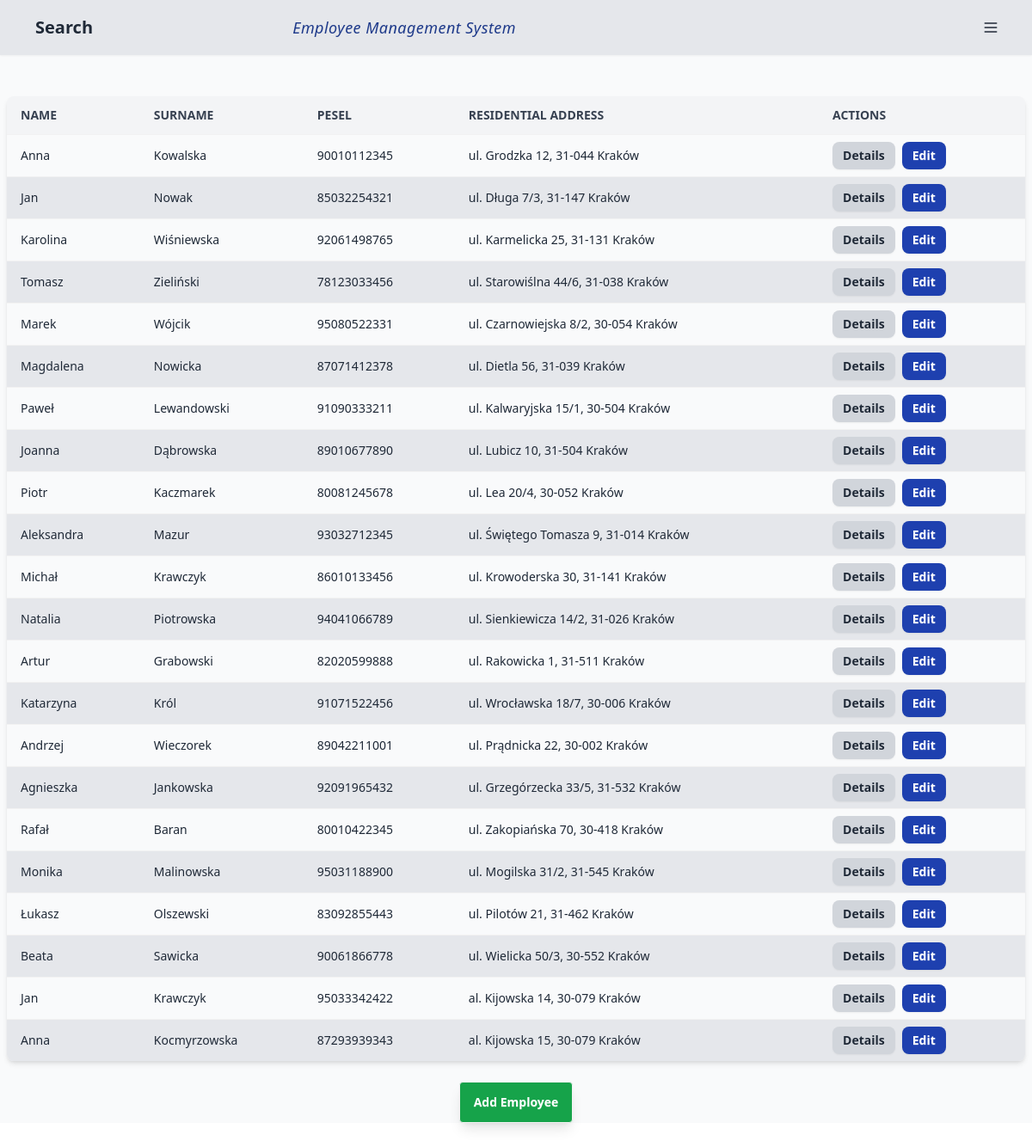
The page /employee_management_system/ on the database as committed earlier.
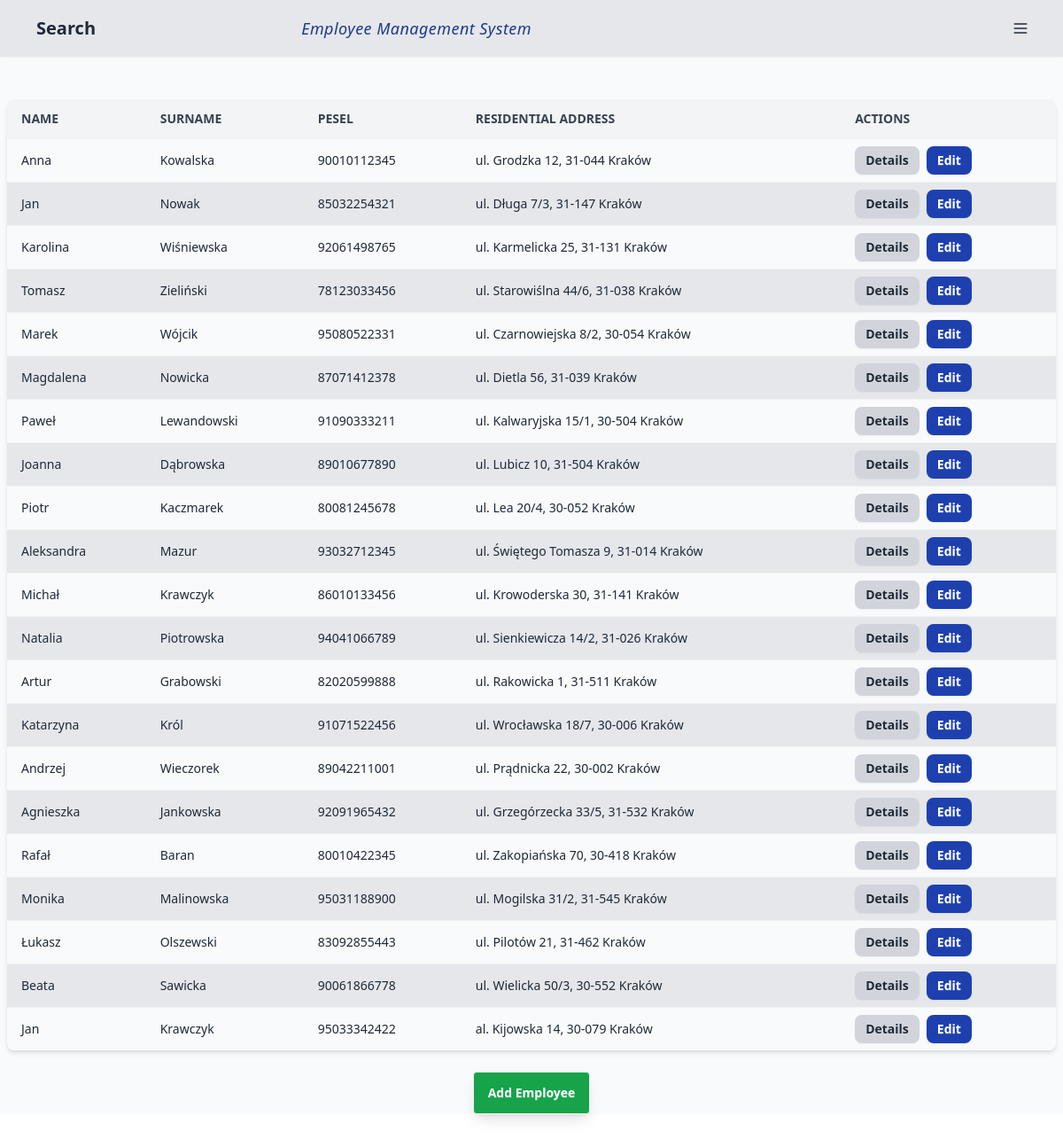
The same page on the database as committed later.
### employee_management_system/models.py (models this page shows, shortened)
class Employee(models.Model):
    name = models.CharField(max_length=100)
    surname = models.CharField(max_length=100)
    pesel = models.CharField(max_length=11, unique=True)
    residential_address = models.CharField(max_length=255)
    date_of_employment = models.DateField()
    salary = models.DecimalField(max_digits=10, decimal_places=2)
    phone_number = models.CharField(max_length=20, blank=True, null=True)
    email = models.EmailField(blank=True)

### employee_management_system/views.py (the view)
# urls.py: path('', views.all_employees, name='all_employees_url'),
def all_employees(request):
    employees = Employee.objects.all()
    return render(request, 'employee_management_system/employee_all.html', {'employees': employees})

### employee_management_system/templates/employee_management_system/employee_all.html (shortened to what this page needs)
{% extends 'index.html' %}
{% block content %}
<table class="table table-zebra [&>tbody>tr:nth-child(even)]:bg-gray-200 w-full shadow-md rounded-lg overflow-hidden">
  <thead class="bg-gray-100 text-gray-700 text-sm uppercase">
    <tr>
      <th class="px-4 py-3 text-left">Name</th>
      <th class="px-4 py-3 text-left">Surname</th>
      <th class="px-4 py-3 text-left">PESEL</th>
      <th class="px-4 py-3 text-left">Residential address</th>
      <th class="px-4 py-3 text-left">Actions</th>
    </tr>
  </thead>
  <tbody class="text-gray-800">
    {% for employee in employees %}
      <tr class="hover:bg-gray-50">
        <td class="px-4 py-2">{{ employee.name }}</td>
        <td class="px-4 py-2">{{ employee.surname }}</td>
        <td class="px-4 py-2">{{ employee.pesel }}</td>
        <td class="px-4 py-2">{{ employee.residential_address }}</td>
        <td class="px-4 py-2 flex gap-2">
          {% if employee.pesel %}
            <a href="{% url 'employee_detail_url' pesel=employee.pesel %}"
               class="btn btn-sm bg-gray-300 hover:bg-gray-400 text-gray-800 border-none">
              Details
            </a>
            <a href="{% url 'employee_edit_url' pesel=employee.pesel %}"
               class="btn btn-sm bg-blue-800 hover:bg-blue-900 text-white border-none">
              Edit
            </a>
          {% endif %}
        </td>
      </tr>
    {% endfor %}
  </tbody>
</table>
<div class="flex justify-center mt-6">
  <a href="{% url 'add_employee_url' %}"
     class="btn bg-green-600 hover:bg-green-700 text-white px-4 py-2 rounded shadow-lg">
    Add Employee
  </a>
</div>
{% endblock %}

### templates/index.html (shortened to what this page needs)
{% load static %}
<!DOCTYPE html>
<html lang="en">
<head>
  <link rel="stylesheet" href="{% static 'dist/styles.css' %}">
  <link href="https://cdn.jsdelivr.net/npm/daisyui@4.4.20/dist/full.css" rel="stylesheet" type="text/css" />
  <script src="https://cdn.tailwindcss.com"></script>
</head>
<body class="bg-gray-50">
<div class="navbar shadow-sm bg-gray-200 relative">
  <div class="flex-1 pl-4">
    <a href="{% url 'employee_search_url' %}" class="btn btn-ghost text-xl">Search</a>
  </div>
  <div class="absolute left-1/2 transform -translate-x-1/2">
    <p class="italic text-lg text-blue-900 font-medium tracking-wide whitespace-nowrap">
      Employee Management System
    </p>
  </div>
  <div class="flex-none pr-4">
    <button class="btn btn-square btn-ghost" onclick="toggleMenu()">
      <svg xmlns="http://www.w3.org/2000/svg" fill="none" viewBox="0 0 24 24"
           class="inline-block h-5 w-5 stroke-current">
        <path stroke-linecap="round" stroke-linejoin="round" stroke-width="2"
              d="M4 6h16M4 12h16M4 18h16"></path>
      </svg>
    </button>
  </div>
</div>
<div class="mx-auto max-w-[1200px] px-2 my-12">
  {% block content %}
  {% endblock %}
</div>
</body>
</html>

Rows that differ between the two databases and show on the page:
removed Employee: name "Anna", surname "Kocmyrzowska", pesel "87293939343", residential_address "al. Kijowska 15, 30-079 Kraków"
